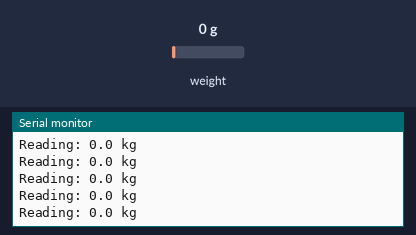
Recording of a sketch running on a simulated Arduino Uno, built with avr-gcc and run on an emulated ATmega328P. On the bench: the last lines printed to the serial monitor. Inputs (shaded band) come from the test bench; at power-on: weight on the scale 0 g.

Above: at 2.2 s.
2.3 s: weight on the scale set to 100 g
At 2.32 s:
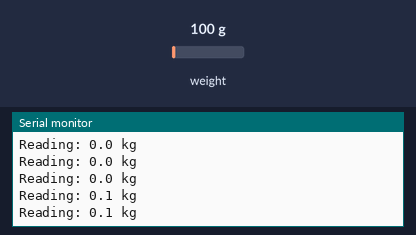
5.3 s: weight on the scale set to 1250 g
At 5.34 s:
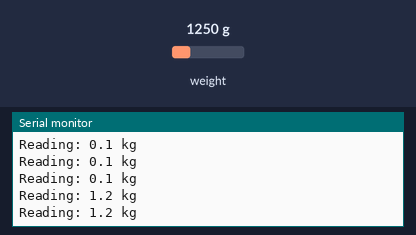
Timing chart, 0 to 8.3 s (numbered marks = the images above; inputs shaded):
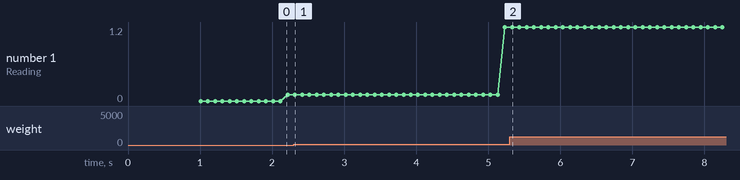

The sketch:

loadCell.ino
```cpp
// (licence header left out)
#include "HX711.h"

#define calibration_factor -7050.0 //This value is obtained using the loadCellCalibration.ino sketch

#define DOUT  A1
#define CLK  A0

HX711 scale(DOUT, CLK);

void setup() {
  Serial.begin(9600);
  Serial.println("HX711 scale demo");

  scale.set_scale(calibration_factor); //This value is obtained by using the SparkFun_HX711_Calibration sketch
  scale.tare();	//Assuming there is no weight on the scale at start up, reset the scale to 0

  Serial.println("Readings:");
}

void loop() {
  Serial.print("Reading: ");
  Serial.print(scale.get_units(), 1); //scale.get_units() returns a float
  Serial.print(" kg"); //You can change this to kg but you'll need to refactor the calibration_factor
  Serial.println();
}
```

Measured:
- after the input at 2.3 s, the serial monitor: prints a new line at once (image 1)
- after the input at 5.3 s, the serial monitor: prints a new line at once (image 2)
- plotted number 1: 0.1 → 1.2 after the input at 2.3 s
